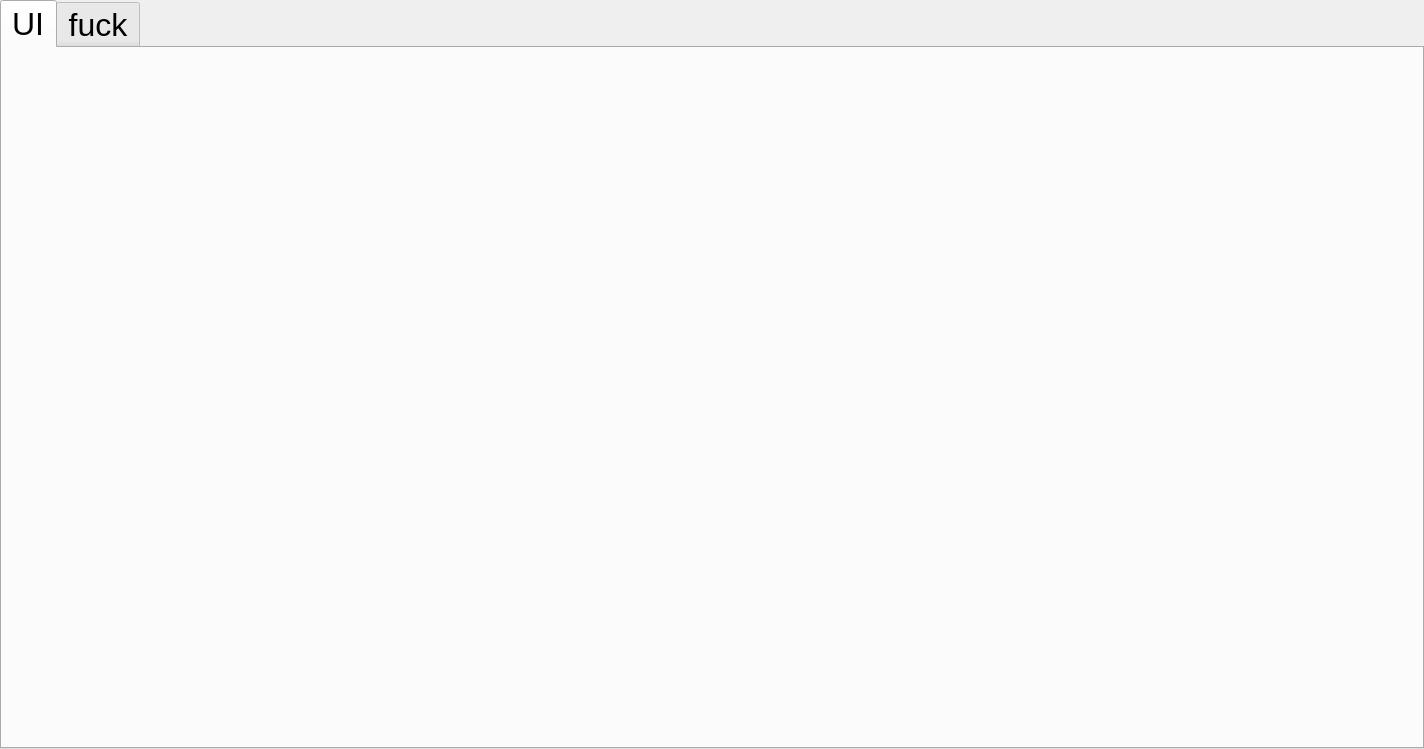
<?xml version="1.0" encoding="UTF-8"?>
<ui version="4.0">
 <class>Tutorial</class>
 <widget class="QWidget" name="Tutorial">
  <property name="geometry">
   <rect>
    <x>0</x>
    <y>0</y>
    <width>1424</width>
    <height>749</height>
   </rect>
  </property>
  <property name="font">
   <font>
    <pointsize>24</pointsize>
   </font>
  </property>
  <property name="windowTitle">
   <string>Tutorial</string>
  </property>
  <widget class="QTabWidget" name="mainTab">
   <property name="geometry">
    <rect>
     <x>0</x>
     <y>0</y>
     <width>1424</width>
     <height>749</height>
    </rect>
   </property>
   <property name="tabPosition">
    <enum>QTabWidget::North</enum>
   </property>
   <property name="tabShape">
    <enum>QTabWidget::Rounded</enum>
   </property>
   <property name="currentIndex">
    <number>0</number>
   </property>
   <property name="iconSize">
    <size>
     <width>16</width>
     <height>16</height>
    </size>
   </property>
   <widget class="QWidget" name="tab_1">
    <attribute name="title">
     <string>UI</string>
    </attribute>
   </widget>
   <widget class="QWidget" name="tab_2">
    <attribute name="title">
     <string>fuck</string>
    </attribute>
   </widget>
  </widget>
 </widget>
 <resources/>
 <connections/>
</ui>
